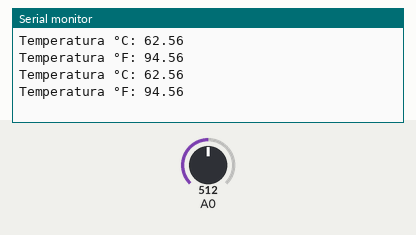
A sketch run on a simulated Arduino Uno, built with avr-gcc and run on an emulated ATmega328P. Parts: the last lines printed to the serial monitor. The inputs (shaded band) are chosen by the test bench; at power-on: A0 = 512.

Above: at 1.8 s.
1.9 s: A0 set to 716
At 2.4 s:
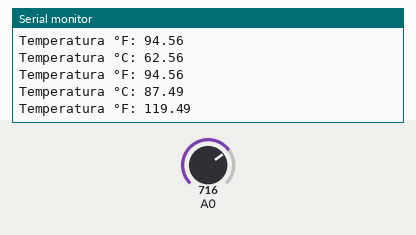
3.4 s: A0 set to 900
At 4.8 s:
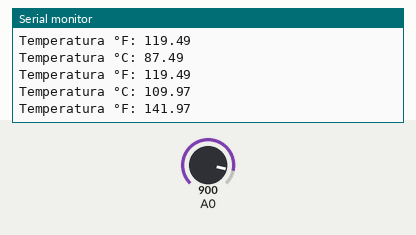
Timing chart, 0 to 6.4 s (numbered marks = the images above; inputs shaded):
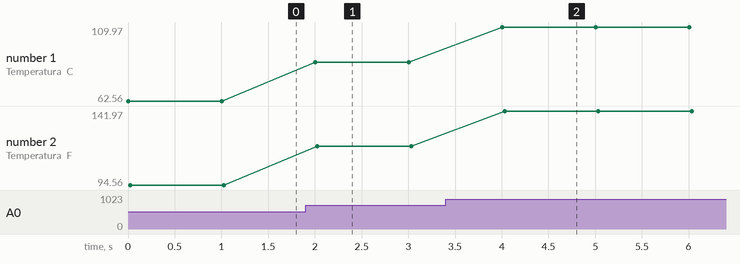

Measured:
- after the input at 1.9 s, the serial monitor: prints a new line after 0.10 s (image 1)
- after the input at 3.4 s, the serial monitor: prints a new line after 0.61 s (image 2)
- plotted number 1: 62.56 → 87.49 after the input at 1.9 s, 87.49 → 109.97 after the input at 3.4 s
- plotted number 2: 94.56 → 119.49 after the input at 1.9 s, 119.49 → 141.97 after the input at 3.4 s

The sketch:

ejercicio2.ino
```cpp
void setup() {
  Serial.begin(9600);
 }

void loop() {
  float sensorValue = analogRead(A0);
  float tempC= (sensorValue*125)/1023;
  float tempF=(tempC*(9/5))+32;
  Serial.print("Temperatura °C: ");
  Serial.println(tempC);
  Serial.print("Temperatura °F: ");
  Serial.println(tempF);
  delay(1000);
}
```
